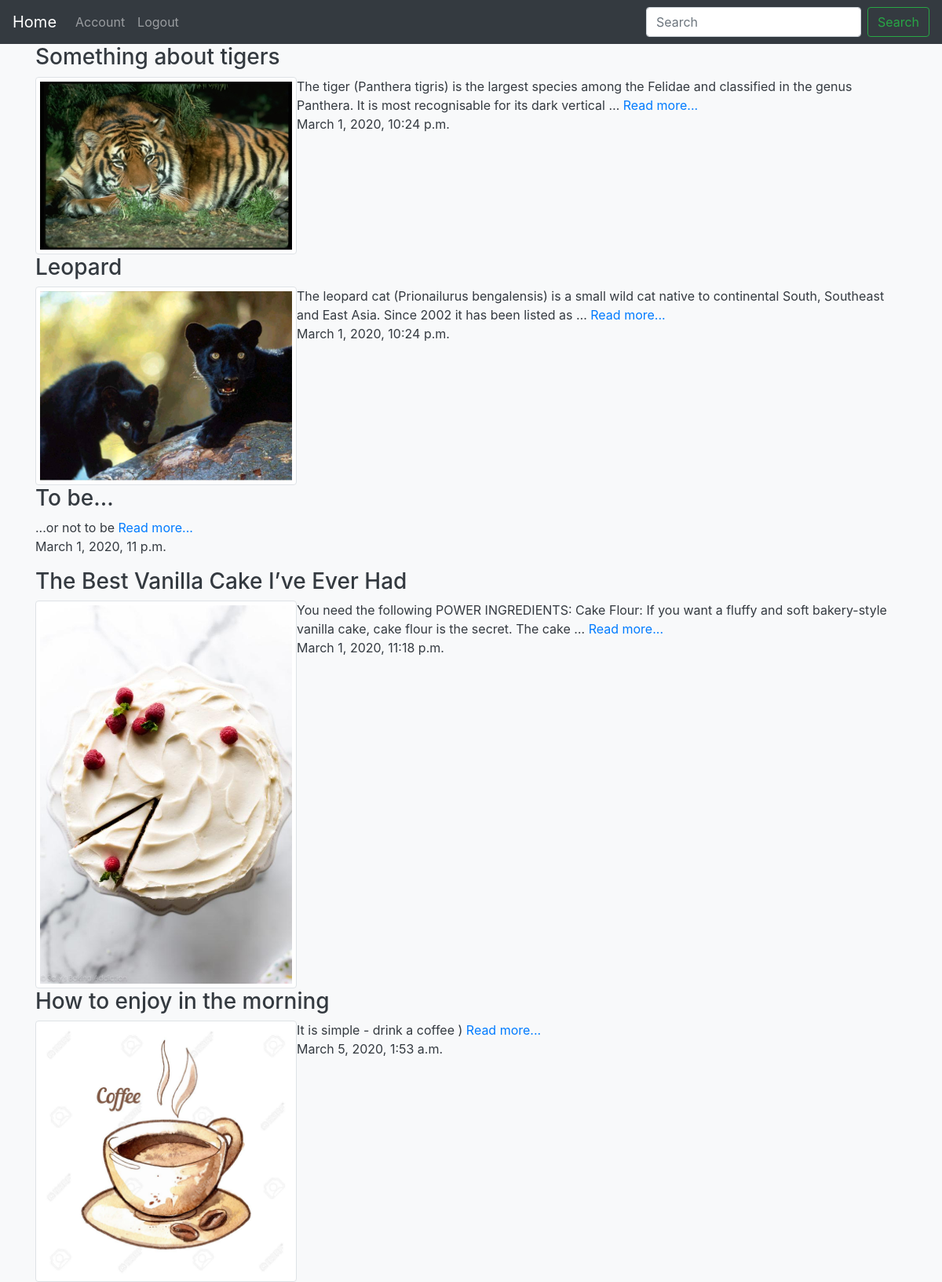
The page / (signed in) on the database its author committed.
### myapp/models.py (models this page shows, shortened)
class Post(models.Model):
    user = models.ForeignKey(User, on_delete=models.CASCADE, name='user', related_name='posts')
    title = models.CharField(max_length=200, default='', blank=True, null=True)
    text = models.TextField(max_length=30000)
    created_date = models.DateTimeField(default=timezone.now)
    likes = models.IntegerField(default=0)
    dislikes = models.IntegerField(default=0)

class Image(models.Model):
    post = models.ForeignKey(Post, on_delete=models.CASCADE, name='post', related_name='images')
    image = models.ImageField(upload_to='posts_images/', blank=True, null=True)

### myapp/views.py (the view)
# urls.py: path('', views.home, name='home'),
def home(request):
    posts = Post.objects.all().order_by('created_date')
    return render(request, 'myapp/home.html', {'posts': posts})

### myapp/templates/myapp/home.html (shortened to what this page needs)
{% extends 'index.html' %}
{% block content %}
    <div class="main">
        <div class="row">
            {% for post in posts %}
                <div class="col-md-12 inline">
                    {% include 'myapp/post_template_small.html' with objects=post %}
                </div>
            {% endfor %}
        </div>
    </div>
{% endblock %}

### myapp/templates/myapp/post_template_small.html
<div class="container">
    <h3>{{ post.title }}</h3>
    {% if post.images.all %}
        <img class="img-thumbnail thumbnail rounded float-left" style="width: 30%; padding: 5px"
             src={{ post.images.all.0.image.url }}>
    {% endif %}
    {{ post.text|truncatewords:25 }} <a href="{% url 'myapp:show_post' post.pk %}">Read more...</a>
    <p>{{ post.created_date }}</p>
</div>

### rows shown on the page
Post: title "Something about tigers", images.all.0.image (picture), text "The tiger (Panthera tigris) is the largest species among the Felidae and classified in the genus Panthera. It is most recognisable for its dark vertical …", created_date "March 1, 2020, 10:24 p.m."
Post: title "Leopard", images.all.0.image (picture), text "The leopard cat (Prionailurus bengalensis) is a small wild cat native to continental South, Southeast and East Asia. Since 2002 it has been listed as …", created_date "March 1, 2020, 10:24 p.m."
Post: title "To be...", text "...or not to be", created_date "March 1, 2020, 11 p.m."
Post: title "The Best Vanilla Cake I’ve Ever Had", images.all.0.image (picture), text "You need the following POWER INGREDIENTS: Cake Flour: If you want a fluffy and soft bakery-style vanilla cake, cake flour is the secret. The cake …", created_date "March 1, 2020, 11:18 p.m."
Post: title "How to enjoy in the morning", images.all.0.image (picture), text "It is simple - drink a coffee )", created_date "March 5, 2020, 1:53 a.m."
